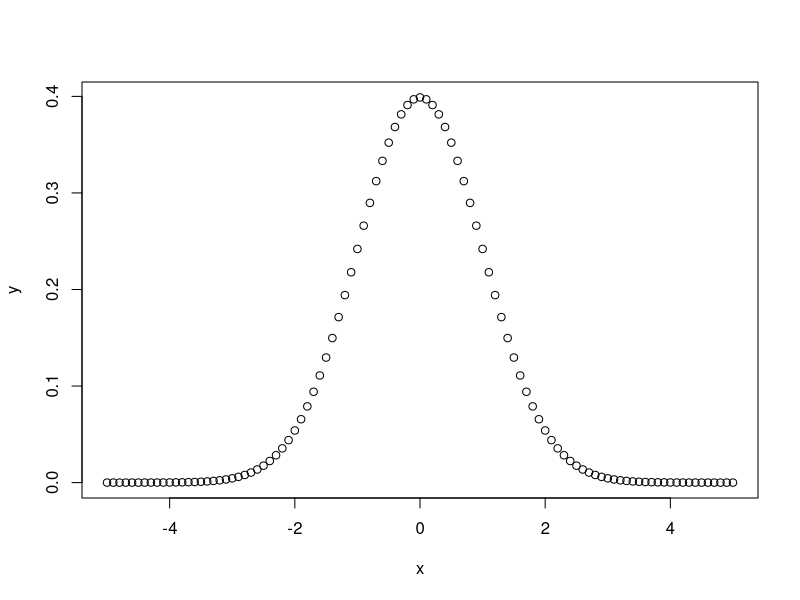
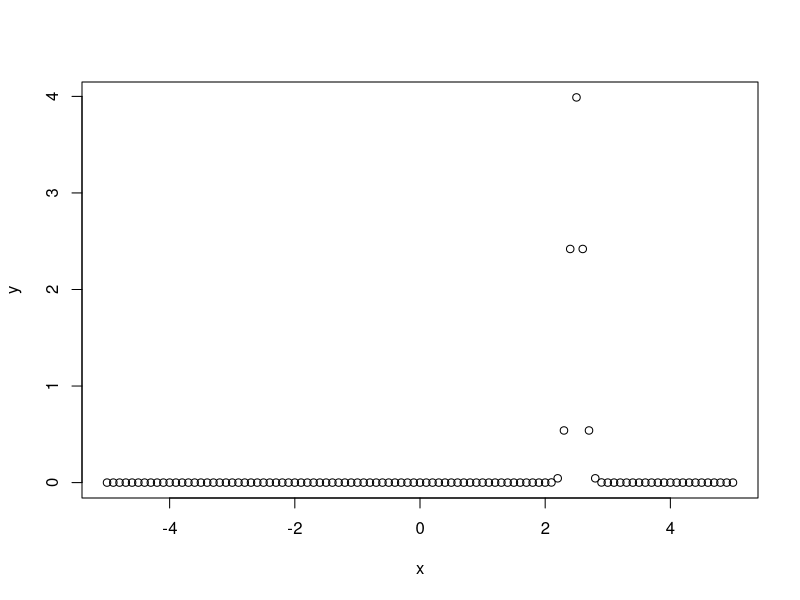
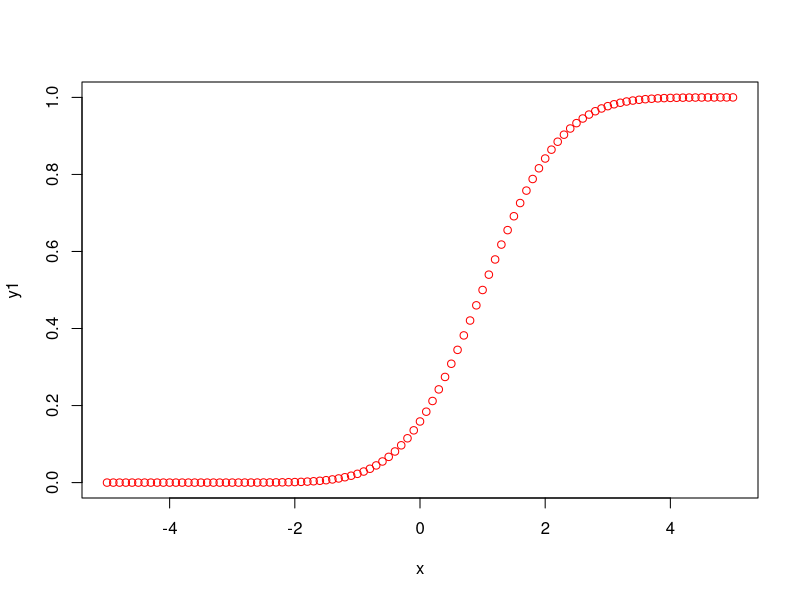
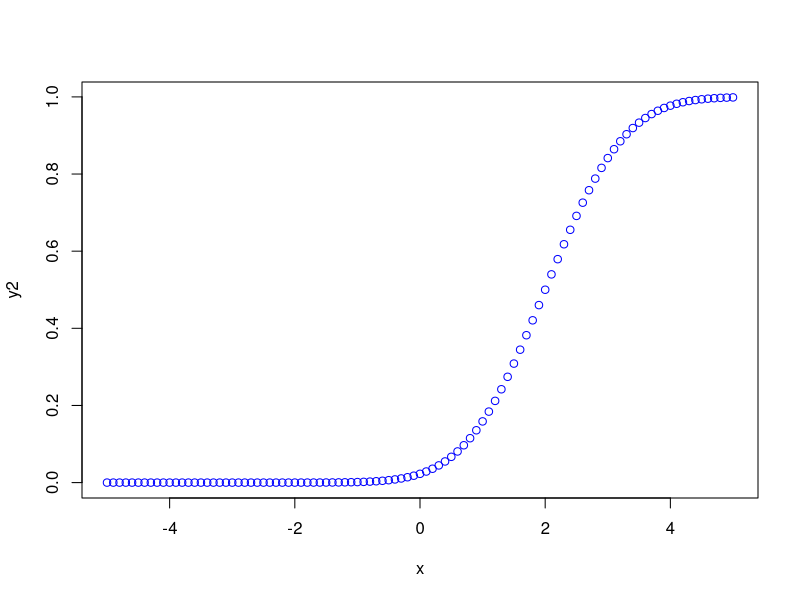
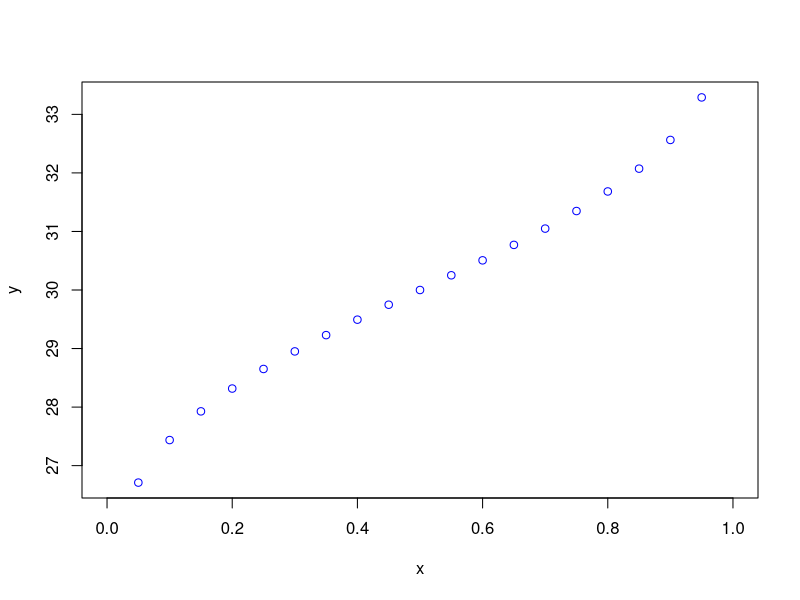
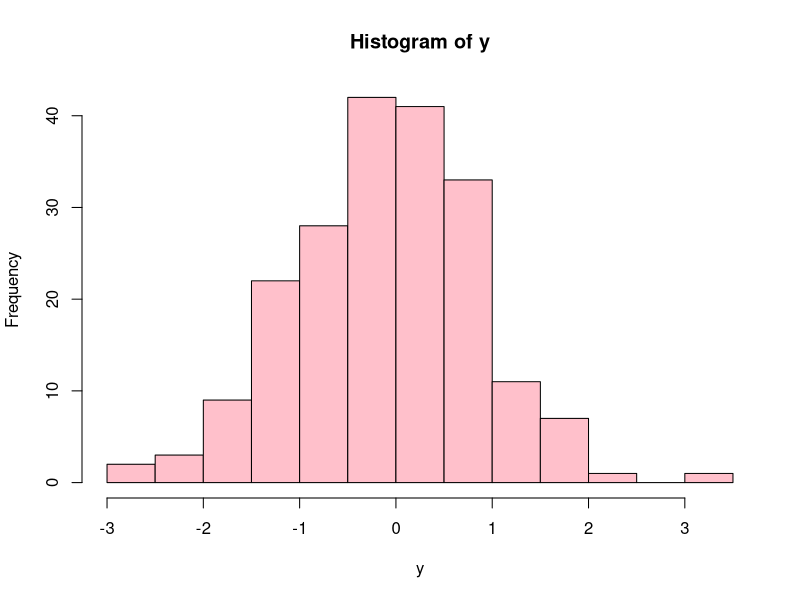
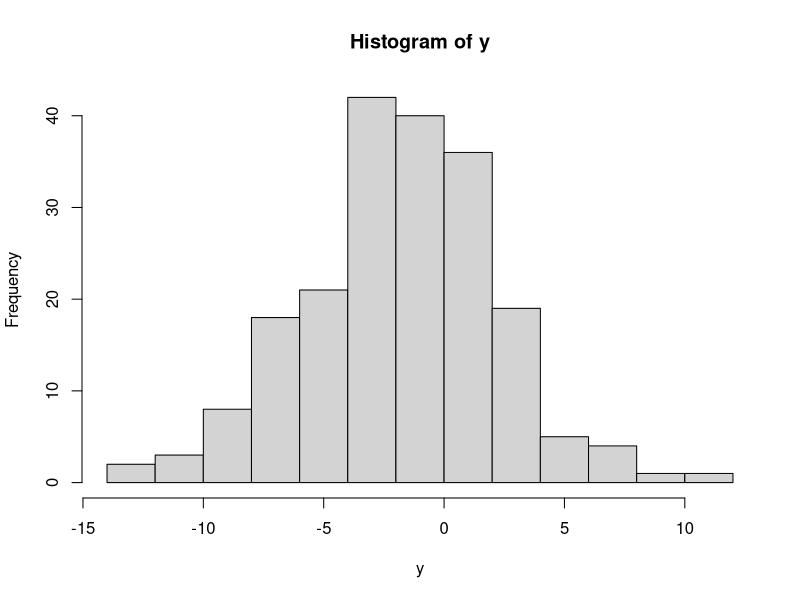
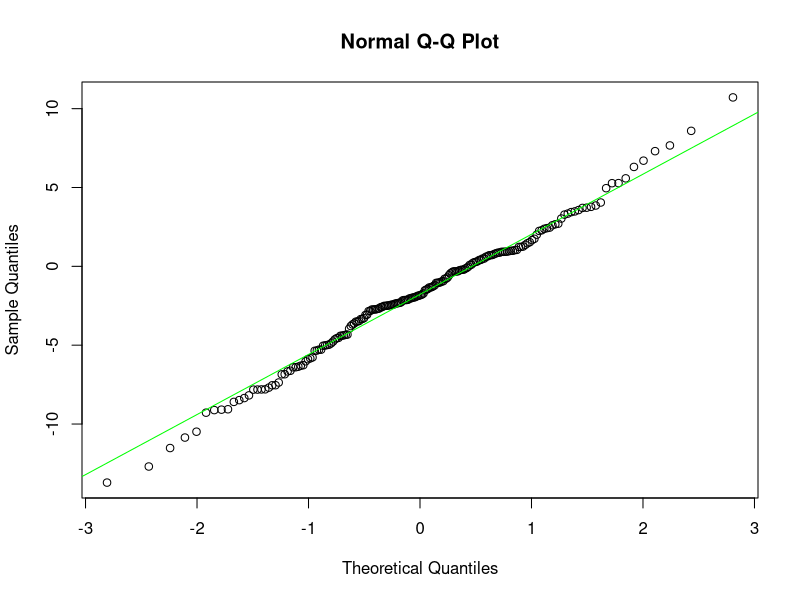

Recreate these plots in R, in order.
# **************** Normal Distribution **************** 

# d = height of probability density function
dnorm(0, mean=0, sd=1) #same as dnorm(0)
dnorm(0, mean=4, sd=1) #same as dnorm(0, mean=4)
dnorm(0, mean=4, sd=10)
#
v = c(0, 1, 2)
dnorm(v)
#
x = seq(-5, 5, by=0.1)
y = dnorm(x) #the default mean=0, sd=1
plot(x, y)
#
y = dnorm(x, mean=2.5, sd=0.1)
plot(x, y)



# p = cumulative density function
pnorm(0) #same as pnorm(0, mean=0, sd=1)
pnorm(1)
pnorm(0, mean=2, sd=3)
v = c(0, 1, 2)
pnorm(v)
pnorm(-1)
1 - pnorm(1)
pnorm(1, lower.tail=FALSE)
1 - (pnorm(-2) + pnorm(2, lower.tail=FALSE))

normalCdf <- function(lowerBound, upperBound) {
  #same as    1 - (pnorm(-2) + pnorm(2, lower.tail=FALSE))
  return (1 - (pnorm(lowerBound) + 1 - pnorm(upperBound)))
}
normalCdf(-1, 1)
normalCdf(-2, 2)
normalCdf(-3, 3)

x = seq(-5, 5, by=0.1)
y1 = pnorm(x, mean=1, sd=1)
y2 = pnorm(x, mean=2, sd=1)
plot(x, y1, col='red')
plot(x, y2, col='blue')



# q = inverse cumulative density function
qnorm(0.5, mean=0, sd=1) #inverse cdf
qnorm(0.02275013, mean=2, sd=1) # ~ rounds to 0
qnorm(0.5, mean=1, sd=2)
qnorm(0.5, mean=2, sd=2)
qnorm(0.5, mean=2, sd=10)
qnorm(0.25, mean=2, sd=2)
qnorm(0.333)
qnorm(0.333, sd=3)
#
v = c(0.1, 0.3, 0.75) #list of areas
qnorm(v)
#
x = seq(0, 1, by=0.05)
y = qnorm(x, mean=30, sd=2)
plot(x, y, col='blue')



# r = random numbers
rnorm(4)
rnorm(4, mean=3, sd=3)
#
y <- rnorm(200)
hist(y, col='pink')
y <- rnorm(200, mean=-2, sd=4)
hist(y)
#
qqnorm(y)
qqline(y, col='green') #line through q-q plot





# **************** t Distribution **************** 

# dt = height of t distrbution
x <- seq(-20, 20, by=0.5)
y <- dt(x, df=10)
plot(x, y, type='l')
y <- dt(x, df=50)
plot(x, y)



# pt = tcdf
pt(-3, df=10)
1 - pt(3, df=10)
pt(3, df=10)
#
tValue <- (mean(x)-2)/sd(x)
pValue <- pt(tValue, df=20)
pValue



# qt = inverse tcdf
qt(0.05, df=10)
qt(0.10, df=10, lower.tail=FALSE)



# rt = random t-distributed numbers
rt(3, df=10)
rt(10, df=100)






# **************** Binomial Distribution **************** 

# dbinom(x, n, p)
x <- seq(0, 50, by=1)
y <- dbinom(x, 50, 0.2)
plot(x, y)
y <- dbinom(x, 50, 0.6)
plot(x, y)



# pbinom(x, n, p)
pbinom(24, 50, 0.5)
1 - pbinom(25, 50, 0.5)
pbinom(25, 50, 0.5)
pbinom(26, 50, 0.5)
pbinom(25, 51, 0.5)
pbinom(25, 50, 0.25)



# qbinom(area left tail, n, p)
qbinom(0.5, 51, 1/2)
qbinom(0.25, 51, 1/2)
pbinom(23, 51, 1/2)



# rbinom(number of random numbers, n, p)
rbinom(200, 50, 0.2)
rbinom(10, 100, 0.2)
rbinom(5, 100, 0.7)




# **************** Chi-Squared Distribution ***************

# dchisq(x, df=df0)
x <- seq(0, 80, by=0.5)
y <- dchisq(x, df=4)
plot(x, y)
y <- dchisq(x, df=30)
plot(x, y)



# pchisq(x, df=df0)
pchisq(2, df=10) # left tailed
pchisq(2, df=10, lower.tail=FALSE)
pchisq(3, df=20)



# qchisq(left area, df=df0)
qchisq(0.05, df=10)
qchisq(0.05, df=10, lower.tail=FALSE)
qchisq(0.95, df=10)
v <- c(0.005, 0.025, 0.05)
qchisq(v, df=25)



# rchisq(number, df=df0)
rchisq(3, df=10)
rchisq(3, df=70)


# **************** F Distribution ***************
curve(df(x, 6, 11), xlim=c(0, 10), main="F Distribution")
curve(df(x, 19, 5), xlim=c(0, 10), main="F Distribution")
df(2, df1=19, df2=5)

pf(2, df1=19, df2=5)

qf(0.05, df1=19, df2=5)

rf(10, df1=19, df2=5)


# **************** Hypergeometric Distribution ***************

"Suppose you have an urn with 30 balls, 10 red and 20 white. You
select 15 at random. What is the probability that the 
sample contains 8 red? contains 8 or more red?

http://stat.ethz.ch/R-manual/R-patched/library/stats/
html/Hypergeometric.html
http://www.math.grin.edu/~mooret/courses/math335/binom-hyper.html"

dhyper(x=8, m=10, n=20, k=15)
dhyper(x=3, m=7, n=5, k=4)
dhyper(x=3, m=5, n=5, k=3)
dhyper(x=1, m=2, n=8, k=5)
1-dhyper(x=0, m=3, n=9, k=3)
1-phyper(7, 10, 20, 15)
qhyper(0.10, 10, 20, 15)
rhyper(10, 10, 20, 15)

#sample <- rhyper(100, 10, 20, 15)
#hist(sample, breaks=seq(-0.5, 6.5, 1), col='light grey', border='grey')


# **************** Geometric Distribution ***************

"https://stat.ethz.ch/R-manual/R-devel/library/stats/html/
Geometric.html"

x = seq(0, 10, by=1)
y = dgeom(x, 0.2)
plot(x, y)

"
P(X = x) = pq^(x-1)
P(X <= x) = 1-q^x
"

" What is the probability an agent must select 4 people before he
finds one who attended the last game? (p(person attends game) =0.2"
dgeom(4-1, 0.2) # = geometpdf(4, 0.2) = 0.1024

" What is probability he must select more than 6 people before
finding one who attended the game?"
1-pgeom(6-1, 0.2) # = 1-geometcdf(0.2, 6) = 0.262

"Products are made by a machine with a 3% defective rate. What
is probability that first defective occurs in fifth item?"
dgeom(5-1, 0.03)

"What is probability that first defective occurs in first five
inspections?"
# P(X <= 5) = 1- geometcdf(0.03, 5)
pgeom(4, 0.03) #num failures that occur before first success


par (mfrow = c(2,2))
# dp par(mfrow=c(1,1)) to get back normal view
x<-0:4
plot(x+1, dgeom(x, prob = .95),
     xlab = "X = Number of Trials", ylab = "P(X=x)",
     type = "h", main = "First Ready Terminal, p = .95")
x<-0:9
plot(x+1, dgeom(x, prob = .5),
     xlab = "X = Number of Trials", ylab = "P(X=x)",
     type = "h", main = "First Head, p = .5")
x<- 0:19
plot(x+1, dgeom(x, prob = .2),
     xlab = "X = Number of Trials", ylab = "P(X=x)",
     type = "h", main = "First Defective, p = .2")
x<- seq(0, 400, 50)
plot(x+1, dgeom(x, prob = .01),
     xlab = "X = Number of Trials", ylab = "P(X=x)",
     type = "h", main = "First Bit in Error, p = .01")


"Production line has 20% defective rate. What is the min number
of inspections necessary so probability of finding a defective
is more than 75%?"
qgeom(0.75, 0.2) # = after 6 non-defectives, 
#there is at least 75% chance of obtaining the first defective.




# **************** Multinomial Distribution ***************
dmultinom(x=c(3, 2, 1), size=6, prob=c(0.5, 0.3, 0.2)) # x, size, prob
dmultinom(x=c(4, 3, 2, 1), size=10, prob=c(0.54, 0.11, 0.34, 0.01))
#pmultinom() # x, size, prob
rmultinom(n=20, size=6, prob=c(0.5, 0.3, 0.2)) # n, size, prob



# **************** Poisson Distribution ***************
#dpois(x, lambda)
#ppois(q, lambda)
#qpois(p, lambda)
#rpois(n, lambda)
dpois(x=3, lambda=2/5)
ppois(q=3, lambda=3)
1 - ppois(q=2, lambda=3)
1 - ppois(q=4, lambda=3)



# **************** Wilcoxon Distribution ********************
#x <- -1:(4*6+1)
plot(x, dwilcox(x, 4, 6), type="l", lwd=4, col="goldenrod1")
x <- -101:101 # (10*10+1 are the limits)
points(x, dwilcox(x, 10,10), type="l", lwd=4, col="cyan")
#x <- -5:(21*3+1)
points(x, dwilcox(x, 21,3), type="l", lwd=4, col="red")
points(x, dwilcox(x, 2, 3), type="l", lwd=4, col="hotpink")
points(x, dwilcox(x, 3, 21), type="l", lwd=4, col="chartreuse")
x <- -401: 401
points(x, dwilcox(x, 20, 20), type="l", lwd=4, col="purple3")

# basic wilcox graph formula: function(x, n1, n2) 